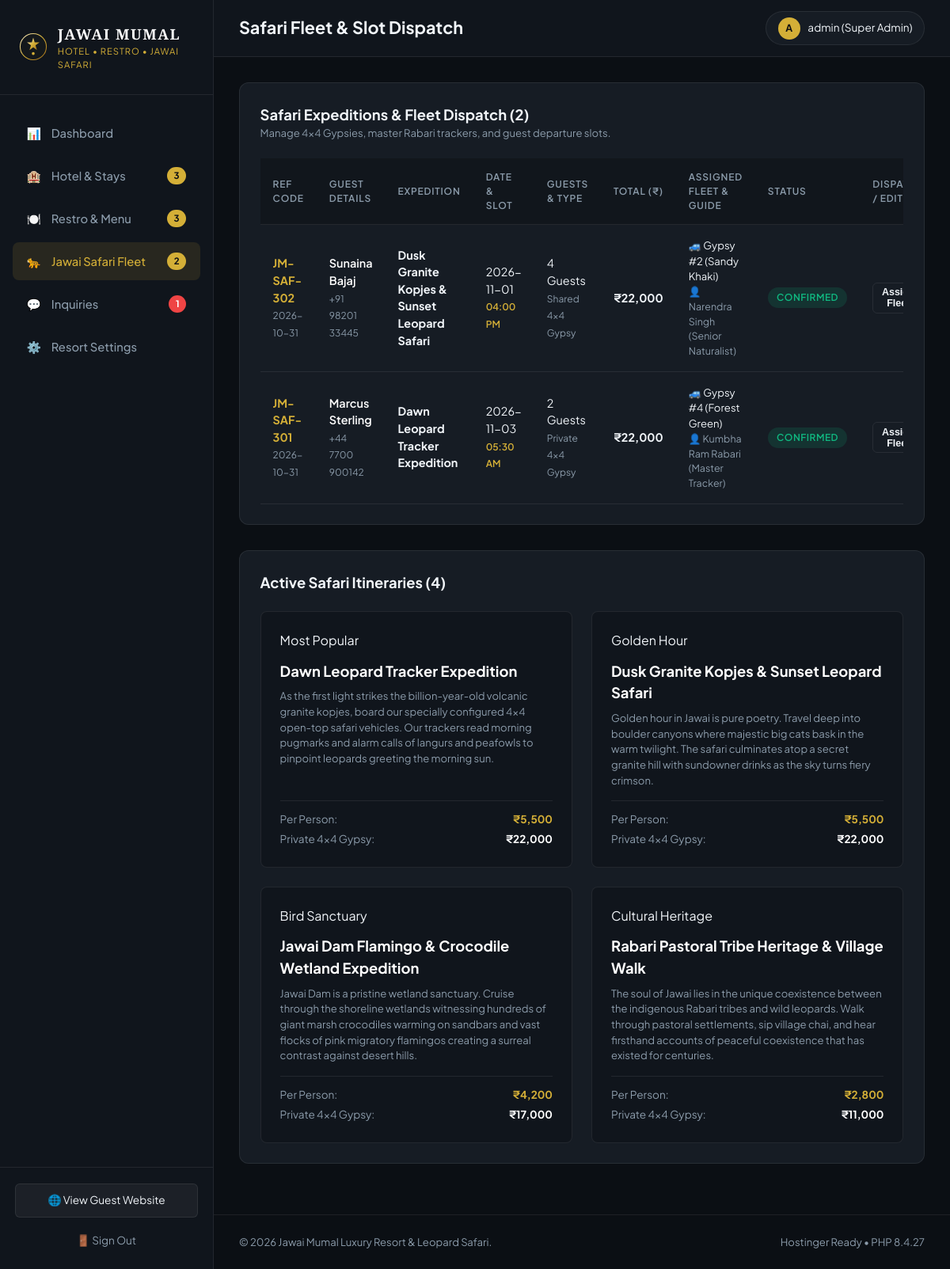
/admin/safari.php (signed in), run on the app's committed database.
### tables this page shows
CREATE TABLE IF NOT EXISTS `safari_bookings` (
  `id` int(11) NOT NULL AUTO_INCREMENT,
  `booking_code` varchar(50) NOT NULL UNIQUE,
  `guest_name` varchar(255) NOT NULL,
  `email` varchar(255) NOT NULL,
  `phone` varchar(50) NOT NULL,
  `safari_title` varchar(255) NOT NULL,
  `safari_date` date NOT NULL,
  `time_slot` varchar(50) NOT NULL,
  `guests` int(11) NOT NULL,
  `vehicle_type` varchar(100) NOT NULL,
  `assigned_gypsy` varchar(100) DEFAULT 'Gypsy #1 (Royal Green)',
  `assigned_guide` varchar(100) DEFAULT 'Kumbha Ram Rabari (Tracker)',
  `total_price` int(11) NOT NULL,
  `status` varchar(50) DEFAULT 'Confirmed',
  `created_at` timestamp NOT NULL DEFAULT CURRENT_TIMESTAMP,
  PRIMARY KEY (`id`)
);

CREATE TABLE IF NOT EXISTS `safaris` (
  `id` int(11) NOT NULL AUTO_INCREMENT,
  `slug` varchar(100) NOT NULL UNIQUE,
  `title` varchar(255) NOT NULL,
  `duration` varchar(100) DEFAULT NULL,
  `price_per_person` int(11) NOT NULL,
  `private_gypsy_price` int(11) NOT NULL,
  `vehicle` varchar(150) DEFAULT NULL,
  `difficulty` varchar(100) DEFAULT 'Moderate',
  `image` varchar(500) DEFAULT NULL,
  `description` text DEFAULT NULL,
  `highlights` text DEFAULT NULL,
  `badge` varchar(100) DEFAULT NULL,
  `slots` text DEFAULT NULL,
  `status` varchar(50) DEFAULT 'active',
  `created_at` timestamp NOT NULL DEFAULT CURRENT_TIMESTAMP,
  PRIMARY KEY (`id`)
);

### admin/safari.php (the view, shortened to what this page needs)
<?php
require_once __DIR__ . '/admin_header.php';
$safariBookings = $pdo->query("SELECT * FROM safari_bookings ORDER BY id DESC")->fetchAll();
$packages = $pdo->query("SELECT * FROM safaris ORDER BY id ASC")->fetchAll();
?>
<div class="admin-card">
  <div class="admin-card-header">
    <div>
      <h2 class="admin-card-title">Safari Expeditions & Fleet Dispatch (<?php echo count($safariBookings); ?>)</h2>
      <p style="font-size: 0.82rem; color: var(--admin-muted);">Manage 4x4 Gypsies, master Rabari trackers, and guest departure slots.</p>
    </div>
  </div>
  <div class="admin-table-responsive">
    <table class="admin-table">
      <thead>
        <tr>
          <th>Ref Code</th>
          <th>Guest Details</th>
          <th>Expedition</th>
          <th>Date & Slot</th>
          <th>Guests & Type</th>
          <th>Total (₹)</th>
          <th>Assigned Fleet & Guide</th>
          <th>Status</th>
          <th>Dispatch / Edit</th>
        </tr>
      </thead>
      <tbody>
        <?php foreach ($safariBookings as $s): ?>
          <tr>
            <td>
              <strong style="color: var(--admin-gold);"><?php echo htmlspecialchars($s['booking_code']); ?></strong><br>
              <small style="color: var(--admin-muted);"><?php echo substr($s['created_at'], 0, 10); ?></small>
            </td>
            <td>
              <div style="font-weight: 600; color: #fff;"><?php echo htmlspecialchars($s['guest_name']); ?></div>
              <small style="color: var(--admin-muted);"><?php echo htmlspecialchars($s['phone']); ?></small>
            </td>
            <td><strong><?php echo htmlspecialchars($s['safari_title']); ?></strong></td>
            <td>
              <div><?php echo htmlspecialchars($s['safari_date']); ?></div>
              <small style="color: var(--admin-gold); font-weight: 600;"><?php echo htmlspecialchars($s['time_slot']); ?></small>
            </td>
            <td>
              <div><?php echo $s['guests']; ?> Guests</div>
              <small style="color: var(--admin-muted);"><?php echo htmlspecialchars($s['vehicle_type']); ?></small>
            </td>
            <td><strong>₹<?php echo number_format($s['total_price']); ?></strong></td>
            <td>
              <div style="font-size: 0.82rem; color: var(--gold-light);">🚙 <?php echo htmlspecialchars($s['assigned_gypsy']); ?></div>
              <div style="font-size: 0.78rem; color: var(--admin-muted);">👤 <?php echo htmlspecialchars($s['assigned_guide']); ?></div>
            </td>
            <td>
              <span class="status-pill status-<?php echo strtolower($s['status']); ?>">
                <?php echo htmlspecialchars($s['status']); ?>
              </span>
            </td>
            <td>
              <button class="btn-admin btn-admin-outline btn-admin-sm" onclick="openDispatchModal(<?php echo htmlspecialchars(json_encode($s)); ?>)">
                Assign Fleet
              </button>
            </td>
          </tr>
        <?php endforeach; ?>
      </tbody>
    </table>
  </div>
</div>
<div class="admin-card">
  <div class="admin-card-header">
    <h2 class="admin-card-title">Active Safari Itineraries (<?php echo count($packages); ?>)</h2>
  </div>
  <div style="display: grid; grid-template-columns: repeat(auto-fit, minmax(280px, 1fr)); gap: 1.5rem;">
    <?php foreach ($packages as $pkg): ?>
      <div style="background: var(--admin-sidebar); border: 1px solid var(--admin-border); border-radius: 8px; padding: 1.5rem; display: flex; flex-direction: column;">
        <span class="pillar-badge" style="position: static; margin-bottom: 0.8rem; display: inline-block; width: fit-content;"><?php echo htmlspecialchars($pkg['badge']); ?></span>
        <h4 style="font-size: 1.15rem; color: #fff; margin-bottom: 0.5rem;"><?php echo htmlspecialchars($pkg['title']); ?></h4>
        <p style="font-size: 0.82rem; color: var(--admin-muted); margin-bottom: 1rem; flex: 1;"><?php echo htmlspecialchars($pkg['description']); ?></p>
        <div style="border-top: 1px solid var(--admin-border); padding-top: 0.8rem; font-size: 0.85rem;">
          <div style="display: flex; justify-content: space-between; margin-bottom: 0.3rem;">
            <span style="color: var(--admin-muted);">Per Person:</span>
            <strong style="color: var(--admin-gold);">₹<?php echo number_format($pkg['price_per_person']); ?></strong>
          </div>
          <div style="display: flex; justify-content: space-between;">
            <span style="color: var(--admin-muted);">Private 4x4 Gypsy:</span>
            <strong style="color: #fff;">₹<?php echo number_format($pkg['private_gypsy_price']); ?></strong>
          </div>
        </div>
      </div>
    <?php endforeach; ?>
  </div>
</div>
<?php require_once __DIR__ . '/admin_footer.php'; ?>

### assets/css/admin.css (style rules this page uses)
:root { --admin-bg: #0b0f14; --admin-sidebar: #10151c; --admin-card: #161c24; --admin-card-hover: #1c232e; --admin-border: rgba(255, 255, 255, 0.08); --admin-gold: #d4af37; --admin-gold-hover: #f3e5ab; --admin-text: #f1f5f9; --admin-muted: #8b9baa; --status-confirmed: #10b981; --status-checkedin: #3b82f6; --status-pending: #f59e0b; --status-cancelled: #ef4444; }
*, *::before, *::after { box-sizing: border-box; margin: 0; padding: 0; }
body { font-family: 'Plus Jakarta Sans', -apple-system, BlinkMacSystemFont, sans-serif; background-color: var(--admin-bg); color: var(--admin-text); line-height: 1.5; display: flex; min-height: 100vh; }
.admin-card { background: var(--admin-card); border: 1px solid var(--admin-border); border-radius: 12px; padding: 1.6rem; margin-bottom: 2rem; }
.admin-card-header { display: flex; justify-content: space-between; align-items: center; margin-bottom: 1.4rem; flex-wrap: wrap; gap: 1rem; }
.admin-card-title { font-size: 1.15rem; font-weight: 700; }
.admin-table-responsive { width: 100%; overflow-x: auto; }
.admin-table { width: 100%; border-collapse: collapse; font-size: 0.9rem; text-align: left; }
.admin-table th { padding: 0.9rem 1rem; background: rgba(0, 0, 0, 0.2); color: var(--admin-muted); font-weight: 600; text-transform: uppercase; letter-spacing: 0.8px; font-size: 0.75rem; border-bottom: 1px solid var(--admin-border); }
.admin-table td { padding: 1rem; border-bottom: 1px solid var(--admin-border); color: var(--admin-text); vertical-align: middle; }
.status-pill { display: inline-block; padding: 0.25rem 0.7rem; border-radius: 999px; font-size: 0.75rem; font-weight: 600; text-transform: uppercase; letter-spacing: 0.5px; }
.status-confirmed { background: rgba(16, 185, 129, 0.15); color: #10b981; }
.btn-admin { display: inline-flex; align-items: center; gap: 0.4rem; padding: 0.5rem 1rem; border-radius: 6px; font-size: 0.85rem; font-weight: 600; cursor: pointer; border: 1px solid transparent; transition: all 0.2s; text-decoration: none; }
.btn-admin-outline { background: transparent; border-color: var(--admin-border); color: var(--admin-text); }
.btn-admin-sm { padding: 0.3rem 0.65rem; font-size: 0.78rem; }

### data on the page
safari_bookings: booking_code "JM-SAF-302", created_at "2026-10-31", guest_name "Sunaina Bajaj", phone "+91 98201 33445", safari_title "Dusk Granite Kopjes & Sunset Leopard Safari", safari_date "2026-11-01", time_slot "04:00 PM", guests "4", vehicle_type "Shared 4x4 Gypsy", total_price "22,000", assigned_gypsy "Gypsy #2 (Sandy Khaki)", assigned_guide "Narendra Singh (Senior Naturalist)", status "CONFIRMED"
safari_bookings: booking_code "JM-SAF-301", created_at "2026-10-31", guest_name "Marcus Sterling", phone "+44 7700 900142", safari_title "Dawn Leopard Tracker Expedition", safari_date "2026-11-03", time_slot "05:30 AM", guests "2", vehicle_type "Private 4x4 Gypsy", total_price "22,000", assigned_gypsy "Gypsy #4 (Forest Green)", assigned_guide "Kumbha Ram Rabari (Master Tracker)", status "CONFIRMED"
safaris: badge "Most Popular", title "Dawn Leopard Tracker Expedition", description "As the first light strikes the billion-year-old volcanic granite kopjes, board our specially configured 4x4 open-top safari vehicles. Our trackers read morning pugmarks and alarm calls of langurs and peafowls to pinpoint leopards greeting the morning sun.", price_per_person "5,500", private_gypsy_price "22,000"
safaris: badge "Golden Hour", title "Dusk Granite Kopjes & Sunset Leopard Safari", description "Golden hour in Jawai is pure poetry. Travel deep into boulder canyons where majestic big cats bask in the warm twilight. The safari culminates atop a secret granite hill with sundowner drinks as the sky turns fiery crimson.", price_per_person "5,500", private_gypsy_price "22,000"
safaris: badge "Bird Sanctuary", title "Jawai Dam Flamingo & Crocodile Wetland Expedition", description "Jawai Dam is a pristine wetland sanctuary. Cruise through the shoreline wetlands witnessing hundreds of giant marsh crocodiles warming on sandbars and vast flocks of pink migratory flamingos creating a surreal contrast against desert hills.", price_per_person "4,200", private_gypsy_price "17,000"
safaris: badge "Cultural Heritage", title "Rabari Pastoral Tribe Heritage & Village Walk", description "The soul of Jawai lies in the unique coexistence between the indigenous Rabari tribes and wild leopards. Walk through pastoral settlements, sip village chai, and hear firsthand accounts of peaceful coexistence that has existed for centuries.", price_per_person "2,800", private_gypsy_price "11,000"

### other printed values
$stayCount "3"
$dineCount "3"
$safariCount "2"
$inqCount "1"
$pageTitle "Safari Fleet & Slot Dispatch"
$_SESSION['admin_user'] "admin"
$_SESSION['admin_role'] "Super Admin"
count($safariBookings) "2"
count($packages) "4"
phpversion() "8.4.27"
